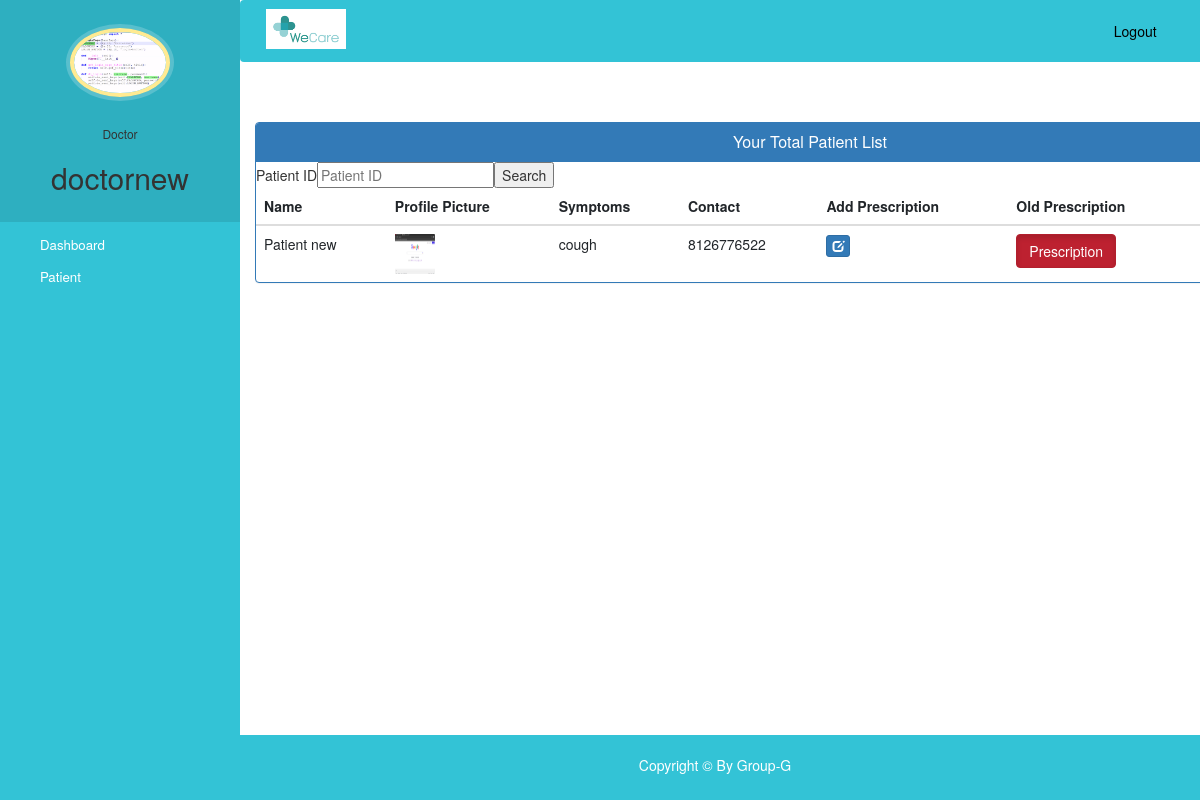
Page /doctor-patient-search (signed in) on the committed database.
### hospital/models.py (models this page shows, shortened)
class Doctor(models.Model):
    user = models.OneToOneField(User, on_delete=models.CASCADE)
    profile_pic = models.ImageField(
        upload_to='profile_pic/DoctorProfilePic/', null=True, blank=True)
    address = models.CharField(max_length=40)
    mobile = models.CharField(max_length=20, null=True)
    department = models.CharField(
        max_length=50, choices=departments, default='Cardiologist')

class Patient(models.Model):
    user = models.OneToOneField(User, on_delete=models.CASCADE)
    profile_pic = models.ImageField(
        upload_to='profile_pic/PatientProfilePic/', null=True, blank=True)
    address = models.CharField(max_length=40)
    mobile = models.CharField(max_length=20, null=False)
    symptoms = models.CharField(max_length=100, null=False)
    assignedDoctorId = models.PositiveIntegerField(null=True)
    allergy_substance = models.CharField(max_length=100)
    allergy_criticality = models.CharField(
        max_length=20, choices=criticality, default='low')
    problems_list = models.CharField(max_length=100, null=False)
    immunization = models.CharField(max_length=100, null=False)
    history_procedure = models.CharField(max_length=100, null=False)
    diagnostic_results = models.FileField(
        upload_to='patient_document/', null=True, blank=True)
    past_history_of_illness = models.CharField(max_length=100, null=False)
    @property
    def get_name(self):
        return self.user.first_name+" "+self.user.last_name

### hospital/views.py (the view)
# urls.py: path('doctor-patient-search', views.doctor_patient_search_view,name='doctor-patient-search'),
@login_required(login_url='doctorlogin')
@user_passes_test(is_doctor)
def doctor_patient_search_view(request):
    mydict = {
        'patients': models.Patient.objects.all().filter(assignedDoctorId=request.user.id),
         'doctor': models.Doctor.objects.get(user_id=request.user.id),
    }
    if request.method == 'POST':
        mydict = {
            'patients': models.Patient.objects.all().filter(assignedDoctorId=request.user.id,user_id = request.POST['patId']),
            'doctor': models.Doctor.objects.get(user_id=request.user.id),
        }
    return render(request, 'hospital/doctor_patient.html', context=mydict)

### hospital/views.py (called while the page is built)
def is_doctor(user):
    return user.groups.filter(name='DOCTOR').exists()

### templates/hospital/doctor_patient.html (shortened to what this page needs)
{% extends 'hospital/doctor_base.html' %}
{% block content %}
{%load static%}
<head>
  <link href="//netdna.bootstrapcdn.com/bootstrap/3.0.0/css/bootstrap.min.css" rel="stylesheet" id="bootstrap-css">
</head>
<div class="container">
  <div class="panel panel-primary">
    <div class="panel-heading">
      <h6 class="panel-title">Your Total Patient List</h6>
    </div>
    <form method="POST">
      <table>
        <tr>
          <td>Patient ID</td>
          <td><input type="number" name = "patId" placeholder="Patient ID" value=""></td>
          <td><input type="submit" name="submit" value="Search"></td>
        </tr>
      </table>
    </form>
    <table class="table table-hover" id="dev-table">
      <thead>
        <tr>
          <th>Name</th>
          <th>Profile Picture</th>
          <th>Symptoms</th>
          <th>Contact</th>
          <th>Add Prescription</th>
          <th>Old Prescription</th>
          <th>View Summary</th>
        </tr>
      </thead>
      {% for p in patients %}
      <tr>
        <td> {{p.get_name}}</td>
        <td> <img src="{% static p.profile_pic.url %}" alt="Profile Pic" height="40px" width="40px" /></td>
        <td>{{p.symptoms}}</td>
        <td>{{p.mobile}}</td>
        <td><a class="btn btn-primary btn-xs" href="{% url 'new-prescription' p.id  %}"><span class="glyphicon glyphicon-edit"></span></a></td>
        <td><a href="{% url 'old-prescription' p.id  %}" class="btn btn-danger active" role="button" aria-pressed="true">Prescription</a></td>
        <td><a class="btn btn-primary btn-xs" href="{% url 'patient-summary' p.id  %}"></a></td>
      </tr>
      {% endfor %}
    </table>
  </div>
</div>
{% endblock content %}

### templates/hospital/doctor_base.html (shortened to what this page needs)
<!DOCTYPE html>
{% load static %}
<html lang="en">
<head>
  <link rel="stylesheet" href="https://stackpath.bootstrapcdn.com/bootstrap/4.3.1/css/bootstrap.min.css">
  <link rel="stylesheet" href="https://maxcdn.bootstrapcdn.com/font-awesome/4.7.0/css/font-awesome.min.css">
</head>
<body>
  <nav class="menu" tabindex="0">
    <header class="avatar">
      <img src="{% static doctor.profile_pic.url %}" alt="Profile Pic" />
      <br><br>
      <h6>Doctor</h6>
      <h2>{{request.user.first_name}}</h2>
    </header>
    <ul>
      <li tabindex="0" class="icon-dashboard"> <a style="color:white; text-decoration:none;" href="/doctor-dashboard"><span>Dashboard</span></a> </li>
      <li tabindex="0" class="icon-users"> <a style="color:white; text-decoration:none;" href="/doctor-patient-search"><span>Patient</span></a></li>
    </ul>
  </nav>
  <main>
    <div class="bs-example">
      <nav class="navbar navbar-expand-md  navbar-dark fixed-top" style="background:rgba(0, 181, 204,0.8);">
        <a class="navbar-brand" href="/" ><img src="{% static "images/logo.png" %}" width="80" height="40" style="position: absolute; top: 8px; bottom: 5px;" alt=""></a>
        <div class="collapse navbar-collapse justify-content-between" id="navbarCollapse">
          <div class="navbar-nav" style=" margin-left: 90%;">
            <a href="/logout" style="color:black" class="nav-item nav-link">Logout</a>
          </div>
        </div>
      </nav>
    </div>
    <br><br>
    {% block content %}
    {% endblock content %}
    <div class="footer">
      <p>
        Copyright &copy; By Group-G </p>
    </div>
  </main>
</body>
</html>

### templates/hospital/doctor_base.html (style rules this page uses)
.navbar-brand { color: #000; }
a:link { text-decoration: none; }
a { color: white; }
.footer { position: fixed; padding: 20px 250px 0px 0px; left: 240px; bottom: 0; width: 100%; background-color: rgba(0, 181, 204,0.8); color: white; text-align: center; height: 65px; }
body { padding-left: 240px; position: fixed; }
main { position: relative; width: 82vw; height: 100vh; overflow-y: scroll; }
.menu { background: rgba(0, 181, 204,0.8); height: 100vh; width: 240px; position: fixed; top: 0px; left: 0; z-index: 5; outline: none; }
.menu .avatar { background: rgba(0, 0, 0, 0.1); padding: 2em 0.5em; text-align: center; }
.menu .avatar img { width: 100px; border-radius: 50%; overflow: hidden; border: 4px solid #ffea92; box-shadow: 0 0 0 4px rgba(255, 255, 255, 0.2); }
.menu .avatar h2 { font-weight: normal; margin-bottom: 0; }
.menu ul { list-style: none; padding: 0.5em 0; margin: 0; }
.menu ul li { padding: 0.5em 1em 0.5em 3em; font-size: 0.95em; font-weight: regular; background-repeat: no-repeat; background-position: left 15px center; background-size: auto 20px; transition: all 0.15s linear; cursor: pointer; }
.menu ul li.icon-dashboard { background-image: url("http://www.entypo.com/images//gauge.svg"); }
.menu ul li.icon-users { background-image: url("http://www.entypo.com/images//users.svg"); }

### templates/hospital/doctor_patient.html (style rules this page uses)
a:link { text-decoration: none; }
h6 { text-align: center; }

### rows in the picture
Doctor: profile_pic (picture)
Patient: get_name "Patient new", profile_pic (picture), symptoms "cough", mobile "8126776522"

### other values in the picture
{{ request.user.first_name }} "doctornew"
